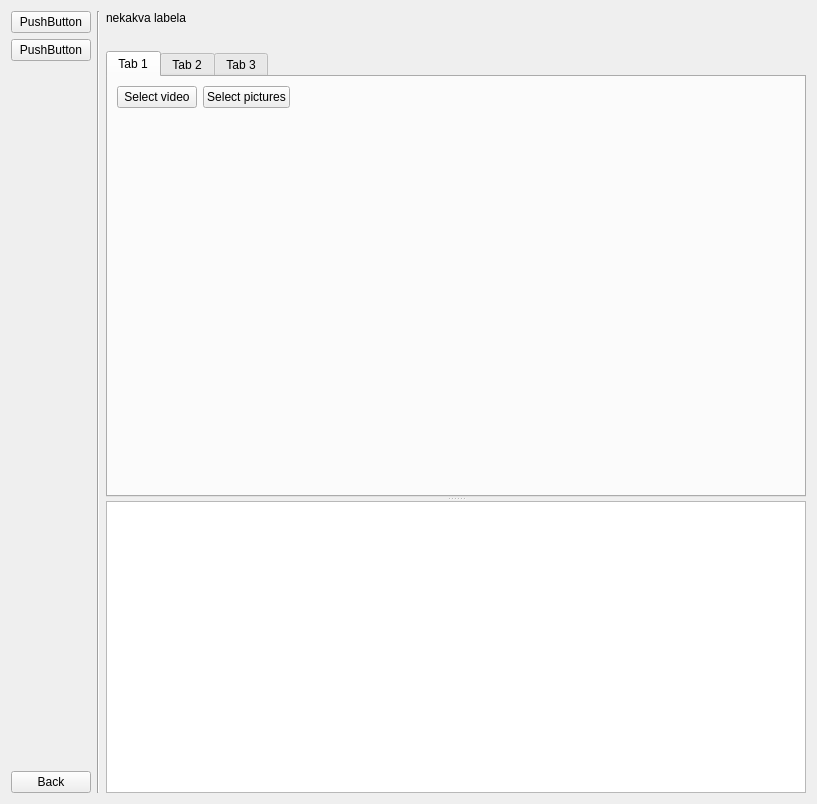
<?xml version="1.0" encoding="UTF-8"?>
<ui version="4.0">
 <class>make_deepfake_page</class>
 <widget class="QWidget" name="make_deepfake_page">
  <property name="geometry">
   <rect>
    <x>0</x>
    <y>0</y>
    <width>817</width>
    <height>804</height>
   </rect>
  </property>
  <property name="windowTitle">
   <string>Form</string>
  </property>
  <layout class="QVBoxLayout" name="verticalLayout_7">
   <item>
    <layout class="QVBoxLayout" name="verticalLayout">
     <item>
      <layout class="QHBoxLayout" name="horizontalLayout">
       <item>
        <layout class="QVBoxLayout" name="verticalLayout_2">
         <property name="sizeConstraint">
          <enum>QLayout::SetDefaultConstraint</enum>
         </property>
         <item>
          <widget class="QPushButton" name="pushButton_3">
           <property name="text">
            <string>PushButton</string>
           </property>
          </widget>
         </item>
         <item>
          <widget class="QPushButton" name="pushButton">
           <property name="text">
            <string>PushButton</string>
           </property>
          </widget>
         </item>
         <item>
          <spacer name="verticalSpacer">
           <property name="orientation">
            <enum>Qt::Vertical</enum>
           </property>
           <property name="sizeHint" stdset="0">
            <size>
             <width>20</width>
             <height>40</height>
            </size>
           </property>
          </spacer>
         </item>
         <item>
          <widget class="QPushButton" name="back_btn">
           <property name="minimumSize">
            <size>
             <width>0</width>
             <height>20</height>
            </size>
           </property>
           <property name="text">
            <string>Back</string>
           </property>
          </widget>
         </item>
        </layout>
       </item>
       <item>
        <widget class="Line" name="line">
         <property name="orientation">
          <enum>Qt::Vertical</enum>
         </property>
        </widget>
       </item>
       <item>
        <layout class="QVBoxLayout" name="verticalLayout_4">
         <item>
          <widget class="QLabel" name="label">
           <property name="text">
            <string>nekakva labela</string>
           </property>
          </widget>
         </item>
         <item>
          <spacer name="horizontalSpacer">
           <property name="orientation">
            <enum>Qt::Horizontal</enum>
           </property>
           <property name="sizeHint" stdset="0">
            <size>
             <width>40</width>
             <height>20</height>
            </size>
           </property>
          </spacer>
         </item>
         <item>
          <widget class="QSplitter" name="splitter">
           <property name="orientation">
            <enum>Qt::Vertical</enum>
           </property>
           <widget class="QWidget" name="verticalLayoutWidget_5">
            <layout class="QVBoxLayout" name="verticalLayout_6">
             <item>
              <widget class="QSplitter" name="splitter_2">
               <property name="orientation">
                <enum>Qt::Vertical</enum>
               </property>
               <widget class="QWidget" name="verticalLayoutWidget_4">
                <layout class="QVBoxLayout" name="verticalLayout_5">
                 <property name="spacing">
                  <number>10</number>
                 </property>
                 <item>
                  <widget class="QTabWidget" name="tabs">
                   <property name="currentIndex">
                    <number>0</number>
                   </property>
                   <widget class="QWidget" name="tab">
                    <attribute name="title">
                     <string>Tab 1</string>
                    </attribute>
                    <layout class="QVBoxLayout" name="verticalLayout_9">
                     <item>
                      <layout class="QVBoxLayout" name="tab_1_layout">
                       <item>
                        <layout class="QHBoxLayout" name="horizontalLayout_2">
                         <item>
                          <widget class="QPushButton" name="select_video_btn">
                           <property name="sizePolicy">
                            <sizepolicy hsizetype="Fixed" vsizetype="Fixed">
                             <horstretch>0</horstretch>
                             <verstretch>0</verstretch>
                            </sizepolicy>
                           </property>
                           <property name="text">
                            <string>Select video</string>
                           </property>
                          </widget>
                         </item>
                         <item>
                          <widget class="QPushButton" name="select_pictures_btn">
                           <property name="sizePolicy">
                            <sizepolicy hsizetype="Fixed" vsizetype="Fixed">
                             <horstretch>0</horstretch>
                             <verstretch>0</verstretch>
                            </sizepolicy>
                           </property>
                           <property name="text">
                            <string>Select pictures</string>
                           </property>
                          </widget>
                         </item>
                         <item>
                          <spacer name="horizontalSpacer_2">
                           <property name="orientation">
                            <enum>Qt::Horizontal</enum>
                           </property>
                           <property name="sizeHint" stdset="0">
                            <size>
                             <width>40</width>
                             <height>20</height>
                            </size>
                           </property>
                          </spacer>
                         </item>
                        </layout>
                       </item>
                       <item>
                        <spacer name="verticalSpacer_2">
                         <property name="orientation">
                          <enum>Qt::Vertical</enum>
                         </property>
                         <property name="sizeHint" stdset="0">
                          <size>
                           <width>20</width>
                           <height>40</height>
                          </size>
                         </property>
                        </spacer>
                       </item>
                      </layout>
                     </item>
                    </layout>
                   </widget>
                   <widget class="QWidget" name="tab_2">
                    <attribute name="title">
                     <string>Tab 2</string>
                    </attribute>
                   </widget>
                   <widget class="QWidget" name="tab_3">
                    <attribute name="title">
                     <string>Tab 3</string>
                    </attribute>
                   </widget>
                  </widget>
                 </item>
                </layout>
               </widget>
               <widget class="QTextEdit" name="console">
                <property name="enabled">
                 <bool>true</bool>
                </property>
                <property name="sizePolicy">
                 <sizepolicy hsizetype="Preferred" vsizetype="Preferred">
                  <horstretch>0</horstretch>
                  <verstretch>0</verstretch>
                 </sizepolicy>
                </property>
                <property name="minimumSize">
                 <size>
                  <width>0</width>
                  <height>30</height>
                 </size>
                </property>
                <property name="maximumSize">
                 <size>
                  <width>16777215</width>
                  <height>16777215</height>
                 </size>
                </property>
                <property name="baseSize">
                 <size>
                  <width>0</width>
                  <height>0</height>
                 </size>
                </property>
                <property name="frameShadow">
                 <enum>QFrame::Plain</enum>
                </property>
                <property name="sizeAdjustPolicy">
                 <enum>QAbstractScrollArea::AdjustToContentsOnFirstShow</enum>
                </property>
                <property name="readOnly">
                 <bool>true</bool>
                </property>
               </widget>
              </widget>
             </item>
            </layout>
           </widget>
          </widget>
         </item>
        </layout>
       </item>
      </layout>
     </item>
    </layout>
   </item>
  </layout>
 </widget>
 <resources/>
 <connections/>
</ui>
